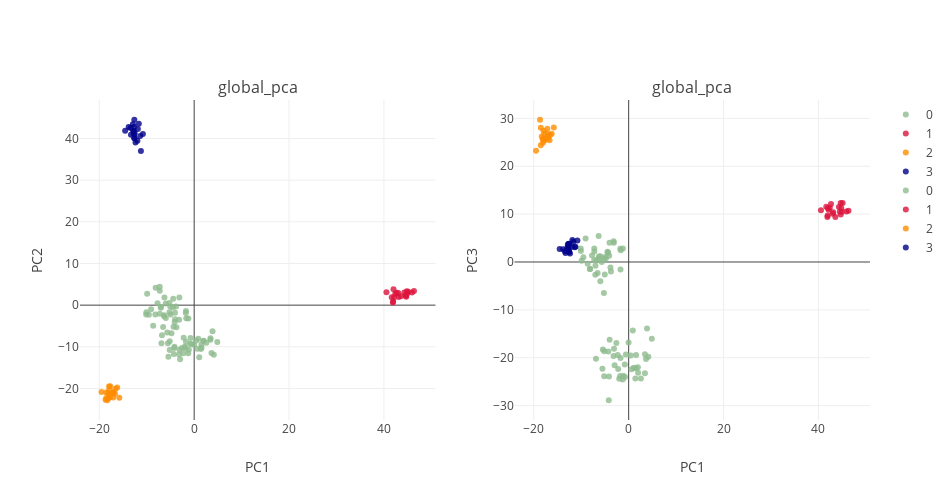

The notebook cell this image was saved under:
### Code cell
###
plot_global_pca(feats,label_select,PCA_color_ref,title= 'global_pca',height= 500,width= 950)
